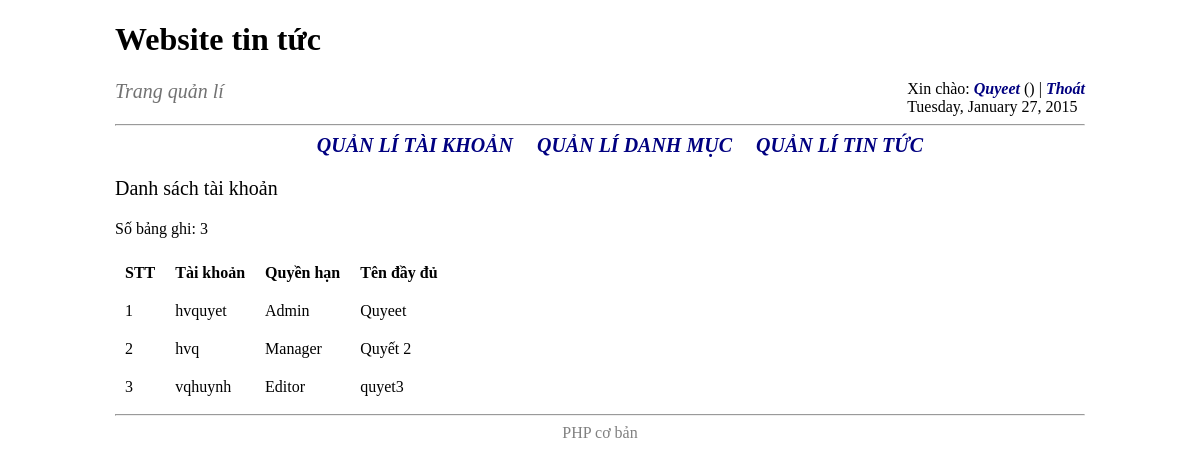
The app's page /Source/admin/index.php?m=users&act=list (signed in) with its own data.
### tables this page shows
CREATE TABLE `users` (
  `id` int(6) NOT NULL AUTO_INCREMENT,
  `role_id` int(6) NOT NULL,
  `account` varchar(250) NOT NULL,
  `password` varchar(30) NOT NULL,
  `fullname` varchar(250) NOT NULL,
  PRIMARY KEY (`id`)
);

CREATE TABLE `roles` (
  `id` int(6) NOT NULL AUTO_INCREMENT,
  `name` varchar(250) NOT NULL,
  PRIMARY KEY (`id`)
);

### Source/admin/modules/users/list.php (the view, shortened to what this page needs)
<?php
	$sql_sel = sprintf("SELECT users.id,password,role_id,account,name,fullname FROM users INNER JOIN roles ON users.role_id=roles.id");
	$rs_sel = @mysqli_query($connect, $sql_sel);
	$num_sel = @mysqli_num_rows($rs_sel);
?>
<div>
	<p id="power">Danh sách tài khoản</p>
	<p>Số bảng ghi: <?php echo $num_sel ?></p>
	<form action="">
		<table cellpadding="10">
			<tr>
				<th>STT</th>
				<th>Tài khoản</th>
				<th>Quyền hạn</th>
				<th>Tên đầy đủ</th>
			</tr>
			<?php
			$stt = 0;
			while($row_sel = @mysqli_fetch_array($rs_sel)){
				$stt ++;
			?>
			<tr>
				<td><?php echo $stt ?></td>
				<td><?php echo $row_sel['account'] ?></td>
				<td><?php echo $row_sel['name'] ?></td>
				<td><?php echo $row_sel['fullname'] ?></td>
			</tr>
			<?php } ?>
		</table>
	</form>
</div>

### Source/admin/css/style.css (style rules this page uses)
body { background: white; }
table { border-collapse: collapse; }
#power { font-size: 20px; }

### records on screen
users: account "hvquyet", role.name "Admin", fullname "Quyeet"
users: account "hvq", role.name "Manager", fullname "Quyết 2"
users: account "vqhuynh", role.name "Editor", fullname "quyet3"

### other values on screen
$_SESSION['nameUser'] "Quyeet"
$time[weekday] "Tuesday"
$time[month] "January"
$time[mday] "27"
$time[year] "2015"
$num_sel "3"
